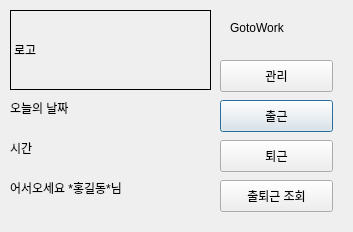
<?xml version="1.0" encoding="UTF-8"?>
<ui version="4.0">
 <class>Dialog</class>
 <widget class="QDialog" name="Dialog">
  <property name="geometry">
   <rect>
    <x>0</x>
    <y>0</y>
    <width>353</width>
    <height>232</height>
   </rect>
  </property>
  <property name="windowTitle">
   <string>Dialog</string>
  </property>
  <widget class="QLabel" name="label_logo">
   <property name="geometry">
    <rect>
     <x>10</x>
     <y>10</y>
     <width>201</width>
     <height>80</height>
    </rect>
   </property>
   <property name="tabletTracking">
    <bool>false</bool>
   </property>
   <property name="frameShape">
    <enum>QFrame::Box</enum>
   </property>
   <property name="text">
    <string>로고</string>
   </property>
  </widget>
  <widget class="QLabel" name="label_nowdate">
   <property name="geometry">
    <rect>
     <x>10</x>
     <y>100</y>
     <width>101</width>
     <height>16</height>
    </rect>
   </property>
   <property name="text">
    <string>오늘의 날짜</string>
   </property>
  </widget>
  <widget class="QLabel" name="label_nowtime">
   <property name="geometry">
    <rect>
     <x>10</x>
     <y>140</y>
     <width>101</width>
     <height>16</height>
    </rect>
   </property>
   <property name="text">
    <string>시간</string>
   </property>
  </widget>
  <widget class="QPushButton" name="btn_attendance">
   <property name="geometry">
    <rect>
     <x>220</x>
     <y>100</y>
     <width>113</width>
     <height>32</height>
    </rect>
   </property>
   <property name="text">
    <string>출근</string>
   </property>
  </widget>
  <widget class="QPushButton" name="btn_leavework">
   <property name="geometry">
    <rect>
     <x>220</x>
     <y>140</y>
     <width>113</width>
     <height>32</height>
    </rect>
   </property>
   <property name="text">
    <string>퇴근</string>
   </property>
  </widget>
  <widget class="QLabel" name="label_welcome">
   <property name="geometry">
    <rect>
     <x>10</x>
     <y>180</y>
     <width>201</width>
     <height>16</height>
    </rect>
   </property>
   <property name="text">
    <string>어서오세요 *홍길동*님</string>
   </property>
  </widget>
  <widget class="QPushButton" name="btn_check">
   <property name="geometry">
    <rect>
     <x>220</x>
     <y>180</y>
     <width>113</width>
     <height>32</height>
    </rect>
   </property>
   <property name="text">
    <string>출퇴근 조회</string>
   </property>
  </widget>
  <widget class="QPushButton" name="btn_manage">
   <property name="geometry">
    <rect>
     <x>220</x>
     <y>60</y>
     <width>113</width>
     <height>32</height>
    </rect>
   </property>
   <property name="text">
    <string>관리</string>
   </property>
  </widget>
  <widget class="QLabel" name="label_title">
   <property name="geometry">
    <rect>
     <x>230</x>
     <y>20</y>
     <width>101</width>
     <height>16</height>
    </rect>
   </property>
   <property name="text">
    <string>GotoWork</string>
   </property>
  </widget>
 </widget>
 <resources/>
 <connections/>
</ui>
